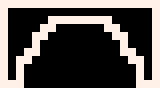

Rendered tile map (Tiled .tmx) drawn with the repository's tilesets; below, a short description and the full map source, tile grids included:
An orthogonal 20x11 tile map with 8x8 px tiles, 1 tile layer (Tile Layer 1).

<map version="1.10" tiledversion="1.11.0" orientation="orthogonal" renderorder="right-down" width="20" height="11" tilewidth="8" tileheight="8" infinite="0" nextlayerid="2" nextobjectid="1">
 <editorsettings>
  <export target="../end_walls.csv" format="csv" />
 </editorsettings>
 <tileset firstgid="1" source="tileset.tsx" />
 <layer id="1" name="Tile Layer 1" width="20" height="11">
  <data encoding="csv">
2,2,2,2,2,2,2,2,2,2,2,2,2,2,2,2,2,2,2,2,
2,0,0,0,0,0,0,0,0,0,0,0,0,0,0,0,0,0,0,2,
2,0,0,0,0,0,2,2,2,2,2,2,2,2,0,0,0,0,0,2,
2,0,0,0,0,2,2,0,0,0,0,0,0,2,2,0,0,0,0,2,
2,0,0,0,2,2,0,0,0,0,0,0,0,0,2,2,0,0,0,2,
2,0,0,0,2,0,0,0,0,0,0,0,0,0,0,2,0,0,0,2,
2,0,0,2,2,0,0,0,0,0,0,0,0,0,0,2,2,0,0,2,
2,0,2,2,0,0,0,0,0,0,0,0,0,0,0,0,2,2,0,2,
2,0,2,0,0,0,0,0,0,0,0,0,0,0,0,0,0,2,0,2,
2,0,2,0,0,0,0,0,0,0,0,0,0,0,0,0,0,2,0,2,
2,2,2,0,0,0,0,0,0,0,0,0,0,0,0,0,0,2,2,2
</data>
 </layer>
</map>